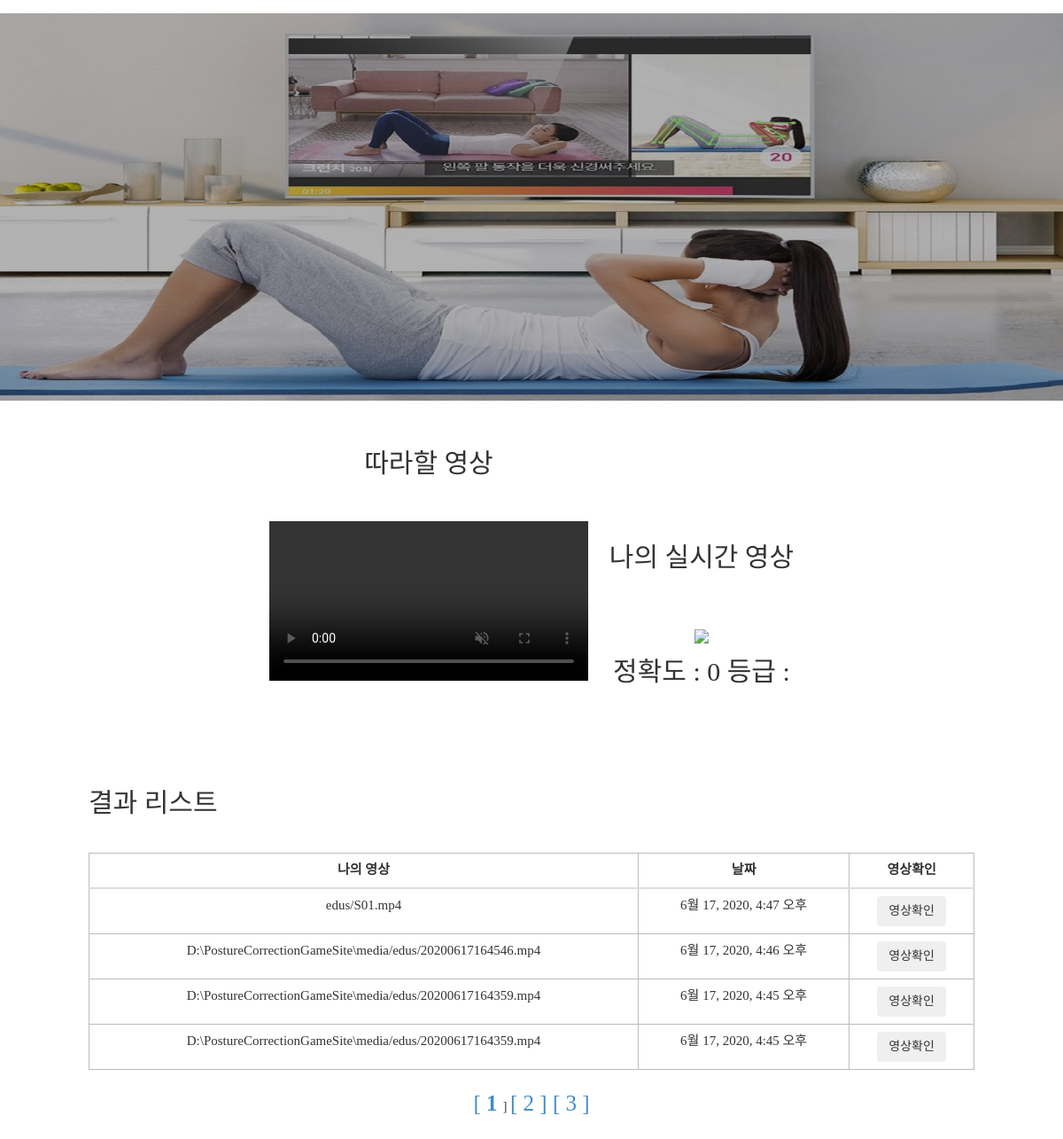
Screenshot of /playView/video=1/page=1 (signed in) with the database file from the repository.
### Edus/models.py (models this page shows)
class EdusDB(models.Model): # 학습 디비 클래스
    NON_SHARED = "공유 안함"
    SHARED = "공유 함"
    IS_SHARED = (
        (NON_SHARED , "공유 안함"),
        (SHARED, "공유 함"),
    )
    objects = models.Manager()
    video_description = models.TextField(blank=False)
    views = models.PositiveIntegerField(default=0)
    is_shared = models.CharField(choices=IS_SHARED, max_length=5, default=NON_SHARED)
    edu_days = models.DateTimeField(auto_now_add=True)                  # 학습일, auto_now_add : insert 시에만 현재 날짜로 갱신됨
    video_id = models.ForeignKey("Videos.VideosDB", on_delete = models.CASCADE)  # 영상 번호, models.CASCADE : 주키 삭제 시 외래키 같이 삭제(연쇄 삭제)
    user_id = models.ForeignKey("Users.UsersDB", on_delete = models.CASCADE)    # 사용자 번호
    recode_video = models.FileField(upload_to='edus/', null=True, verbose_name="")     # 녹화 영상, upload_to : 파일 저장 경로 지정
    score = models.IntegerField(default=0)                              # 점수, default = 기본 값

### Edus/views.py (the view)
# urls.py: path('playView/video=<int:video_id>/page=<int:page_no>', views.play, name = 'playView'),
def play(request, page_no, video_id):
    VIDEO_NAME = VideosDB.objects.get(id=video_id)
    videoName = str(VIDEO_NAME.videofile)
    videoLength = MP4(settings.MEDIA_ROOT + videoName).info.length + .5
    edu = EdusDB.objects.filter(video_id=video_id, user_id=request.user.id).order_by(
        '-edu_days')  # 해당 영상과, 사용자 주
    eduList = Paginator(edu, 4)
    idx = []
    days = []
    video = []
    totalPageList = [i for i in range(1, eduList.num_pages + 1)]
    currentPage = page_no
    for i, j in enumerate(eduList.get_page(page_no).object_list.values()):
        idx.append((page_no-1) * 4 + i+1)
        video.append(j['recode_video'])
        days.append(j['edu_days'])
    context = {
        'videoList': zip(idx, video, days),
        'totalPageList': totalPageList,
        'currentPage': currentPage,
        'videoLength': videoLength,
        'videoName': videoName,
        'videoNo': video_id,
    }
    return render(request, 'playView.html', context)

### templates/playView.html (shortened to what this page needs)
{% extends 'base.html' %}
{% load static %}
{% block content %}
<head>
    <link href='//spoqa.github.io/spoqa-han-sans/css/SpoqaHanSans-kr.css' rel='stylesheet' type='text/css'>
    <link rel ='stylesheet' type='text/css' href='{% static "playView.css" %}'>
</head>
<body>
    <br><br>
    <div id="sec_1">
            <div id = 's_left'>따라할 영상<br><br>
                <video src = '{{ MEDIA_URL }}{{ videoName }}' autoplay muted="'muted"
                       height = 180 width = 360 controls oncontextmenu="return false" type = 'video/mp4'>
                </video>
            </div>
            <div id = 's_right'>나의 실시간 영상<br><br>
                <img src="{% url 'video_feed' video_id=videoNo %}">
                <div id = 'description'>Hello</div>
            </div>
    </div>
    <footer>
        <div id = 's_bbottom'>
            <div><h3>결과 리스트</h3></div>
            <br><br>
            <div>
                <table class="table table-hover table-sm" id="user_rank">
                    <thead class="thead-light">
                    <tr>
                        <th class="text-center">나의 영상</th>
                        <th class="text-center">날짜</th>
                        <th class="text-center">영상확인</th>
                    </tr>
                    </thead>
                    <tbody>
                    {% for i,j,k in videoList %}
                    <tr>
                        <td>{{ j }}</td>
                        <td class="text-center">{{ k }}</td>
                        <td><button class="btn btn btn-outline-secondary" onclick="window.open('{% url 'playResultView' i %}','test','width=550,height=310,location=no,status=no,scrollbars=yes')">영상확인</button></td>
                    </tr>
                    {% empty %}
                    <tr>
                        <td colspan="7" class="text-center bg-warning">데이터가 없습니다.</td>
                    </tr>
                    {% endfor %}
                    </tbody>
                </table>
            </div>
            {% for page in totalPageList %}
                <a href="page={{page}}">
                [
                {% ifequal page currentPage %}
                    <b>
                {% endifequal %}
                {{page}}
                {% ifequal page currentPage %}
                    </b>
                </a>
                {% endifequal %}
                ]
            {% endfor %}
        </div>
    </footer>
</body>
{% endblock content %}

### static/css/main.css (style rules this page uses)
body { font-family: myfont; font-size: 14px; font-weight: 400; }
h1, h2, h3, h4, h5, h6 { margin: 0px; font-family: myfont; }
h3 { font-size: 20px; font-weight: 600; }
table, td, th { border: 1px solid #bcbcbc; text-align: center; }
table { font-size: 20px; width: 300px; height: 200px; }
a, a:active, a:focus, a:active { text-decoration: none !important; font-size: 25px; }

### static/playView.css (style rules this page uses)
#sec_1 { margin: 0px auto; padding: 100px, 50px; text-align: center; }
#s_left { display: inline-block; text-align:center; font-family: 'Spoqa Han Sans', 'Sans-serif'; font-weight: lighter; font-size: 30px; margin: 10px; }
h3 { font-family: 'Spoqa Han Sans', 'Sans-serif'; font-weight: lighter; font-size: 30px; text-align: left; }
tr { font-family: 'Spoqa Han Sans', 'Sans-serif'; font-weight: lighter; font-size: 15px; }
#s_right { display: inline-block; text-align:center; font-family: 'Spoqa Han Sans', 'Sans-serif'; font-weight: lighter; font-size: 30px; margin: 10px; }
#s_bbottom { text-align:center; font-family: 'Spoqa Han Sans', 'Sans-serif'; font-weight: lighter; margin: 100px; }

### rows the page displays
EdusDB: videoList "edus/S01.mp4", videoList "6월 17, 2020, 4:47 오후"
EdusDB: videoList "D:\\PostureCorrectionGameSite\\media/edus/20200617164546.mp4", videoList "6월 17, 2020, 4:46 오후"
EdusDB: videoList "D:\\PostureCorrectionGameSite\\media/edus/20200617164359.mp4", videoList "6월 17, 2020, 4:45 오후"
EdusDB: videoList "D:\\PostureCorrectionGameSite\\media/edus/20200617164359.mp4", videoList "6월 17, 2020, 4:45 오후"

### other values shown
{{ page }} "1" "2" "3"
